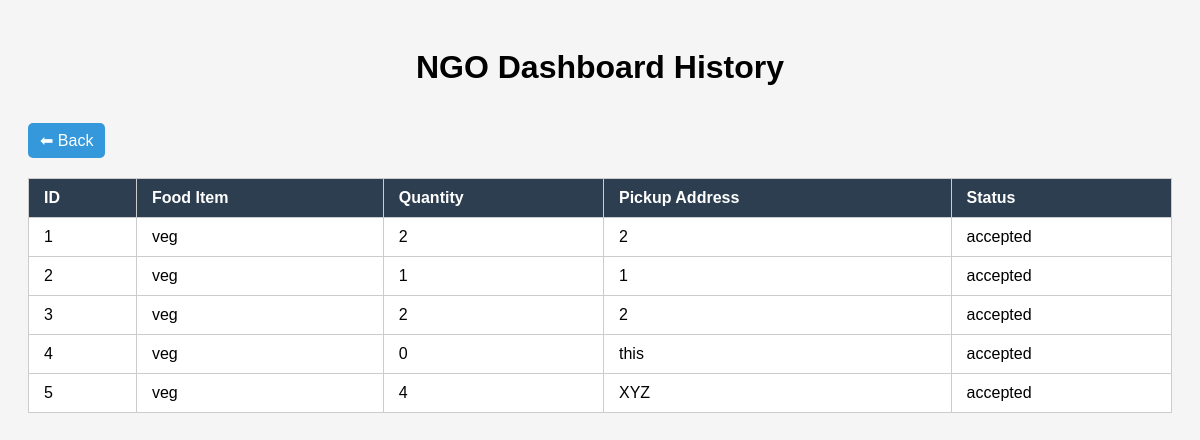
Screenshot of /ngo/history/ with the database file from the repository.
### app/models.py (models this page shows, shortened)
class FoodRequest(models.Model):
    donation = models.ForeignKey(FoodDonation, on_delete=models.CASCADE, related_name='requests')
    ngo = models.ForeignKey(
        settings.AUTH_USER_MODEL,
        on_delete=models.CASCADE,
        limit_choices_to={'role': 'ngo'},
        related_name='food_requests'
    )
    status = models.CharField(max_length=20, choices=[
        ('pending', 'Pending'),
        ('accepted', 'Accepted'),
        ('rejected', 'Rejected')
    ], default='pending')
    timestamp = models.DateTimeField(auto_now_add=True)

class FoodDonation(models.Model):
    FOOD_TYPE_CHOICES = [
        ('veg', 'Vegetarian'),
        ('nonveg', 'Non-Vegetarian'),
    ]
    donor = models.ForeignKey(
        settings.AUTH_USER_MODEL,
        on_delete=models.CASCADE,
        limit_choices_to={'role': 'donor'},
        related_name='food_donations'
    )
    claimed_by = models.ForeignKey(
        settings.AUTH_USER_MODEL,
        null=True,
        blank=True,
        limit_choices_to={'role': 'ngo'},
        on_delete=models.SET_NULL,
        related_name='claimed_food_donations'
    )
    event_name = models.CharField(max_length=100)
    food_type = models.CharField(max_length=10, choices=FOOD_TYPE_CHOICES)  # changed to choices
    quantity = models.PositiveIntegerField()
    unit = models.CharField(max_length=10, default='kg')  # new field for unit
    pickup_address = models.TextField()
    pickup_deadline = models.DateTimeField()
    status = models.CharField(max_length=20, choices=[
        ('pending', 'Pending'),
        ('accepted', 'Accepted'),
        ('rejected', 'Rejected'),
        ('completed', 'Completed')
    ], default='pending')
    timestamp = models.DateTimeField(auto_now_add=True)

### app/views.py (the view)
# urls.py: path('ngo/history/', views.ngo_history, name='ngo_history'),
def ngo_history(request):
    deliveries = FoodRequest.objects.all()
    context = {'deliveries': deliveries}
    return render(request, 'app/ngo_history.html', context)

### app/templates/app/ngo_history.html (shortened to what this page needs)
<!DOCTYPE html>
<html>
<head>
</head>
<body>
    <h1>NGO Dashboard History</h1>
    <table>
        <thead>
            <tr>
                <th>ID</th>
                <th>Food Item</th>
                <th>Quantity</th>
                <th>Pickup Address</th>
                <th>Status</th>
            </tr>
        </thead>
        <tbody>
            {% if deliveries %}
                {% for d in deliveries %}
                    <tr>
                        <td>{{ d.id }}</td>
                        <td>{{ d.donation.food_type }}</td>
                        <td>{{ d.donation.quantity }}</td>
                        <td>{{ d.donation.pickup_address }}</td>
                        <td>{{ d.status }}</td>
                    </tr>
                {% endfor %}
            {% else %}
                <tr><td colspan="6" style="text-align:center;">No deliveries found.</td></tr>
            {% endif %}
            <a href="{% url 'ngo_dashboard' %}"
   style="display:inline-block; margin-top:15px; padding:8px 12px; background:#3498db; color:white; text-decoration:none; border-radius:5px;">
   ⬅ Back
</a>
        </tbody>
    </table>
</body>
</html>

### app/templates/app/ngo_history.html (style rules this page uses)
body { font-family: Arial, sans-serif; background-color: #f5f5f5; padding: 20px; }
h1 { text-align: center; }
table { width: 100%; background: white; border-collapse: collapse; margin-top: 20px; }
th, td { padding: 10px 15px; border: 1px solid #ccc; text-align: left; }
th { background: #2c3e50; color: white; }

### rows the page displays
FoodRequest: id "1", donation.food_type "veg", donation.quantity "2", donation.pickup_address "2", status "accepted"
FoodRequest: id "2", donation.food_type "veg", donation.quantity "1", donation.pickup_address "1", status "accepted"
FoodRequest: id "3", donation.food_type "veg", donation.quantity "2", donation.pickup_address "2", status "accepted"
FoodRequest: id "4", donation.food_type "veg", donation.quantity "0", donation.pickup_address "this", status "accepted"
FoodRequest: id "5", donation.food_type "veg", donation.quantity "4", donation.pickup_address "XYZ", status "accepted"
